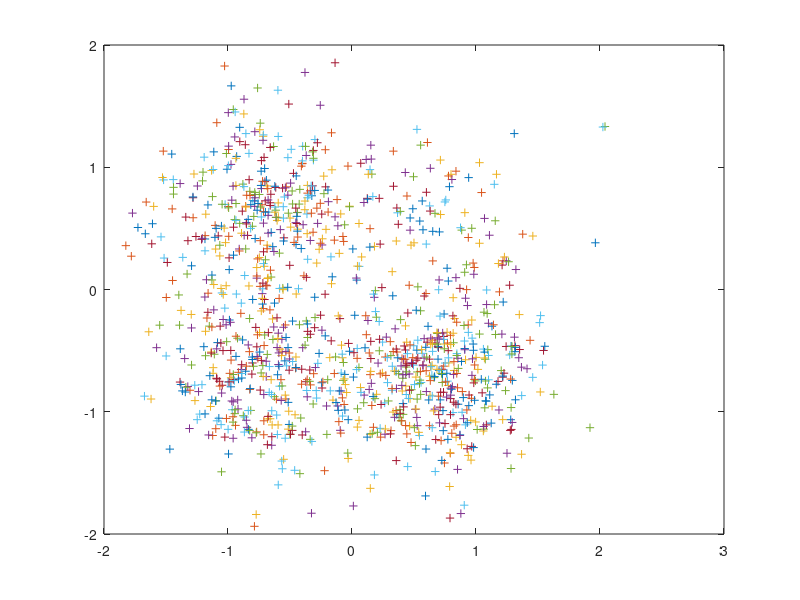
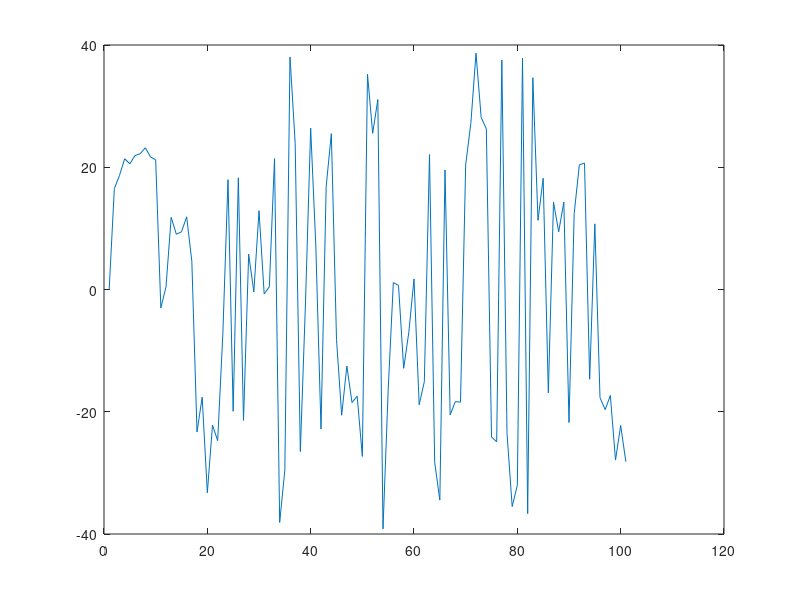

MATLAB code for these plots, in order:
% fdmdv.m
%
% Octave implementation of a Frequency Divison Multiplexed Modem for
% Digital Voice (FMDV)over HF channels.
%
% Copyright David Rowe 2012
% This program is distributed under the terms of the GNU General Public License 
% Version 2
%

clear all;
rand('state',1); 
randn('state',1);
 
global Fs = 2000;      % sample rate in Hz
global T  = 1/Fs;      % sample period in seconds
global Rs = 50;        % symbol rate in Hz
global Ts = 1/Rs;      % symbol period in seconds
global Nc = 14;        % number of carriers
global Nb = 2;         % Bits/symbol for QPSK modulation
global Rb = Nc*Rs*Nb;  % bit rate
global M  = Fs/Rs;     % oversampling factor
global Nsym  = 4;      % number of symbols to filter over
global Fsep  = 75;     % Separation between carriers (Hz)
global Fcentre = 1200; % Centre frequency, Nc/2 below this, N/c above (Hz)
global Nt = 5;         % number of symbols we estimate timing over

% Generate root raised cosine (Root Nyquist) filter ---------------

% thanks http://www.dsplog.com/db-install/wp-content/uploads/2008/05/raised_cosine_filter.m

alpha = 0.5;      % excess bandwidth
n = -Nsym*Ts/2:T:Nsym*Ts/2;
global Nfilter = Nsym*M + 1;

sincNum = sin(pi*n/Ts); % numerator of the sinc function
sincDen = (pi*n/Ts);    % denominator of the sinc function
sincDenZero = find(abs(sincDen) < 10^-10);
sincOp = sincNum./sincDen;
sincOp(sincDenZero) = 1; % sin(pix/(pix) =1 for x =0

cosNum = cos(alpha*pi*n/Ts);
cosDen = (1-(2*alpha*n/Ts).^2);
cosDenZero = find(abs(cosDen)<10^-10);
cosOp = cosNum./cosDen;
cosOp(cosDenZero) = pi/4;
gt_alpha5 = sincOp.*cosOp;
Nfft = 4096;
GF_alpha5 = fft(gt_alpha5,Nfft)/M;
% sqrt causes stop band to be amplifed, this hack pushes it down again
for i=1:Nfft
  if (abs(GF_alpha5(i)) < 0.02)
    GF_alpha5(i) *= 0.001;
  endif
end
GF_alpha5_root = sqrt(abs(GF_alpha5)) .* exp(j*angle(GF_alpha5));
ifft_GF_alpha5_root = ifft(GF_alpha5_root);
global gt_alpha5_root = real((ifft_GF_alpha5_root(1:Nfilter)));


% Functions ----------------------------------------------------


% generate Nc QPSK symbols from vector of (1,Nc*Nb) input bits

function tx_symbols = bits_to_qpsk(tx_bits)
  global Nc;
  global Nb;

  % re-arrange as (Nc,Nb) matrix

  tx_bits_matrix = zeros(Nc,Nb);
  tx_bits_matrix(1:Nc,1) = tx_bits(1:Nb:Nb*Nc);
  tx_bits_matrix(1:Nc,2) = tx_bits(2:Nb:Nb*Nc);

  % map to (Nc,1) QPSK symbols

  tx_symbols = -1 + 2*tx_bits_matrix(:,1) - j + 2j*tx_bits_matrix(:,2); 

endfunction


% Given Nc*Nb bits construct M samples (1 symbol) of Nc filtered
% symbols streams

function tx_baseband = tx_filter(tx_symbols)
  global Nc;
  global M;
  global tx_filter_memory;
  global Nfilter;
  global gt_alpha5_root;

  tx_baseband = zeros(Nc,M);

  % tx filter each symbol, generate M filtered output samples for each symbol

  tx_filter_memory(:,Nfilter) = sqrt(2)/2*tx_symbols;
  for i=1:M
    tx_baseband(:,i) = M*tx_filter_memory * gt_alpha5_root';
    tx_filter_memory(:,1:Nfilter-1) = tx_filter_memory(:,2:Nfilter);
    tx_filter_memory(:,Nfilter) = zeros(Nc,1);
  end
endfunction


% Construct FDM signal by frequency shifting each filtered symbol
% stream

function tx_fdm = fdm_upconvert(tx_filt)
  global Fs;
  global M;
  global Nc;
  global Fsep;
  global phase_tx;

  tx_fdm = zeros(1,M);

  % Nc/2 tones below centre freq
  
  for c=1:Nc/2
      carrier_freq = (-Nc/2 - 1 + c)*Fsep;
      for i=1:M
        phase_tx(c) = phase_tx(c) + 2*pi*carrier_freq/Fs;
	tx_fdm(i) = tx_fdm(i) + tx_filt(c,i)*exp(j*phase_tx(c));
      end
  end

  % Nc/2 tones above centre freq  

  for c=Nc/2+1:Nc
      carrier_freq = (-Nc/2 + c)*Fsep;
      for i=1:M
        phase_tx(c) = phase_tx(c) + 2*pi*carrier_freq/Fs;
	tx_fdm(i) = tx_fdm(i) + tx_filt(c,i)*exp(j*phase_tx(c));
      end
  end

endfunction


% Frequency shift each modem carrier down to Nc baseband signals

function rx_baseband = fdm_downconvert(rx_fdm)
  global Fs;
  global M;
  global Nc;
  global Fsep;
  global phase_rx;

  rx_baseband = zeros(1,M);

  % Nc/2 tones below centre freq
  
  for c=1:Nc/2
      carrier_freq = (-Nc/2 - 1 + c)*Fsep;
      for i=1:M
        phase_rx(c) = phase_rx(c) + 2*pi*carrier_freq/Fs;
	rx_baseband(c,i) = rx_fdm(i)*exp(-j*phase_rx(c));
      end
  end

  % Nc/2 tones above centre freq  

  for c=Nc/2+1:Nc
      carrier_freq = (-Nc/2 + c)*Fsep;
      for i=1:M
        phase_rx(c) = phase_rx(c) + 2*pi*carrier_freq/Fs;
	rx_baseband(c,i) = rx_fdm(i)*exp(-j*phase_rx(c));
      end
  end
endfunction


% Receive filter each baseband signal

function rx_filt = rx_filter(rx_baseband)
  global Nc;
  global M;
  global rx_filter_memory;
  global Nfilter;
  global gt_alpha5_root;
  global Fsep;

  rx_filt = zeros(Nc,M);

  % rx filter each symbol, generate M filtered output samples for each symbol

  for i=1:M
    rx_filter_memory(:,Nfilter) = rx_baseband(:,i);
    rx_filt(:,i) = rx_filter_memory * gt_alpha5_root';
    rx_filter_memory(:,1:Nfilter-1) = rx_filter_memory(:,2:Nfilter);
  end
endfunction


% Estimate optimum timing offset, output is 0...M-1

function [rx_symbols rx_timing] = rx_est_timing(rx_filt)
  global M;
  global Nt;
  global rx_filt_mem_timing;

  % sum envelopes of all carrier

  env = sum(abs(rx_filt(:,:)));
  [n m] = size(env);

  % IDFT of frequency M

  x = env * exp(j*2*pi*(0:m-1)/M)';

  % map phase to estimated optimum timing instant

  rx_timing = angle(x)*M/pi;
  
  % sample right in the middle of the timing estimator window,
  % Nt assumed to be odd

  sample_instant = round(rx_timing) + 1+M*(floor(Nt/2)+1);
  rx_symbols = rx_filt_mem_timing(:,sample_instant);

endfunction


% convert symbols back to an array of bits

function rx_bits = qpsk_to_bits(rx_symbols)
  global Nc;
  global Nb;

  % map (Nc,1) QPSK symbols back into an (1,Nc*Nb) array of bits

  rx_bits = zeros(1,Nc*Nb);
  rx_bits(1:Nb:Nc*Nb) = real(rx_symbols) > 0;
  rx_bits(2:Nb:Nc*Nb) = imag(rx_symbols) > 0;

endfunction


% Initialise ----------------------------------------------------

global tx_filter_memory = zeros(Nc, Nfilter);
global rx_filter_memory = zeros(Nc, Nfilter);
global phase_tx = zeros(Nc,1);
global phase_rx = zeros(Nc,1);
global rx_filt_mem_timing = zeros(Nc,M*Nt);

frames = 100;
tx_filt = zeros(Nc,M);
rx_symbols_log = zeros(Nc,1);
rx_timing_log = 0;
tx_pwr = 0;
noise_pwr = 0;
tx_bits = rand(1,Nc*Nb) > 0.5; 
total_bit_errors = 0;


% Eb/No calculations.  We need to work out Eb/No for each FDM carrier.
% Total power is sum of power in all FDM carriers

C = 1;  % power of each FDM carrier (energy/sample)
N = 1;  % total noise power (energy/sample) of noise source before scaling by Ngain

EbNo_dB = 3;

% Eb  = Carrier power * symbol time / (bits/symbol)
%     = C *(Rs/Fs) / 2
Eb_dB = 10*log10(C) + 10*log10(Rs) - 10*log10(Fs) - 10*log10(2);

No_dBHz = Eb_dB - EbNo_dB;

% Noise power = Noise spectral density * bandwidth
N_dB = No_dBHz + 10*log10(Fs);
Ngain_dB = N_dB - 10*log10(N);
Ngain = 10^(Ngain_dB/20);

% C/No = Carrier Power/noise spectral denity
%      = power per carrier*number of carriers / noise spectral denity
CNo_dB = 10*log10(C)  + 10*log10(Nc) - No_dBHz;

% SNR in equivalent 2400 Hz SSB channel

B = 2400;
SNR = CNo_dB - 10*log10(B) 

% Main loop ----------------------------------------------------

for i=1:frames
  tx_symbols = bits_to_qpsk(tx_bits);
  tx_baseband = tx_filter(tx_symbols);
  tx_fdm = fdm_upconvert(tx_baseband);
  tx_pwr = 0.9*tx_pwr + 0.1*tx_fdm*tx_fdm'/(M);

  noise = Ngain/sqrt(2)*[randn(1,M) + j*randn(1,M)];
  noise_pwr = 0.9*noise_pwr + 0.1*noise*noise'/M;
  rx_fdm = tx_fdm + noise;

  rx_baseband = fdm_downconvert(rx_fdm);
  rx_filt = rx_filter(rx_baseband);

  rx_filt_mem_timing(:,1:M*(Nt-1)) = rx_filt_mem_timing(:,M+1:M*Nt);
  rx_filt_mem_timing(:,M*(Nt-1)+1:M*Nt) = rx_filt;
  [rx_symbols rx_timing] = rx_est_timing(rx_filt_mem_timing);
  rx_timing_log = [rx_timing_log rx_timing];
  rx_symbols_log = [rx_symbols_log rx_symbols];

  rx_bits = qpsk_to_bits(rx_symbols);

  if (i > 20)
    bit_errors = sum(xor(tx_bits,rx_bits));
    total_bit_errors = total_bit_errors + bit_errors;
  endif
end

ber = total_bit_errors/(frames*Nb*Nc);
printf("Eb/No: %2.2f dB  %d bit errors  Measured BER: %1.4f  Theoretical BER: %1.4f\n", EbNo_dB, 
       total_bit_errors, ber, 0.5*erfc(sqrt(10.^(EbNo_dB/10))));

figure(1)
clf;
[n m] = size(rx_symbols_log);
plot(real(rx_symbols_log(:,20:m)),imag(rx_symbols_log(:,20:m)),'+')
figure(2)
clf;
plot(rx_timing_log)

% TODO
%   + handling sample slips, extra plus/minus samples
%   + simulating sample clock offsets
%   + timing, frequency offset get function
%   + memory of recent tx and rx signal for spectrogram
%   + scatter diagram get function

% DPSK
% add channel noise, phase offset, frequency offset, timing offset
% measure Eb/No versus BER in AWGN
% fading simulator
% file I/O to test with Codec
% sync recovery time
% dump file type plotting & instrumentation
% determine if error pattern is bursty
% HF channel simulation
